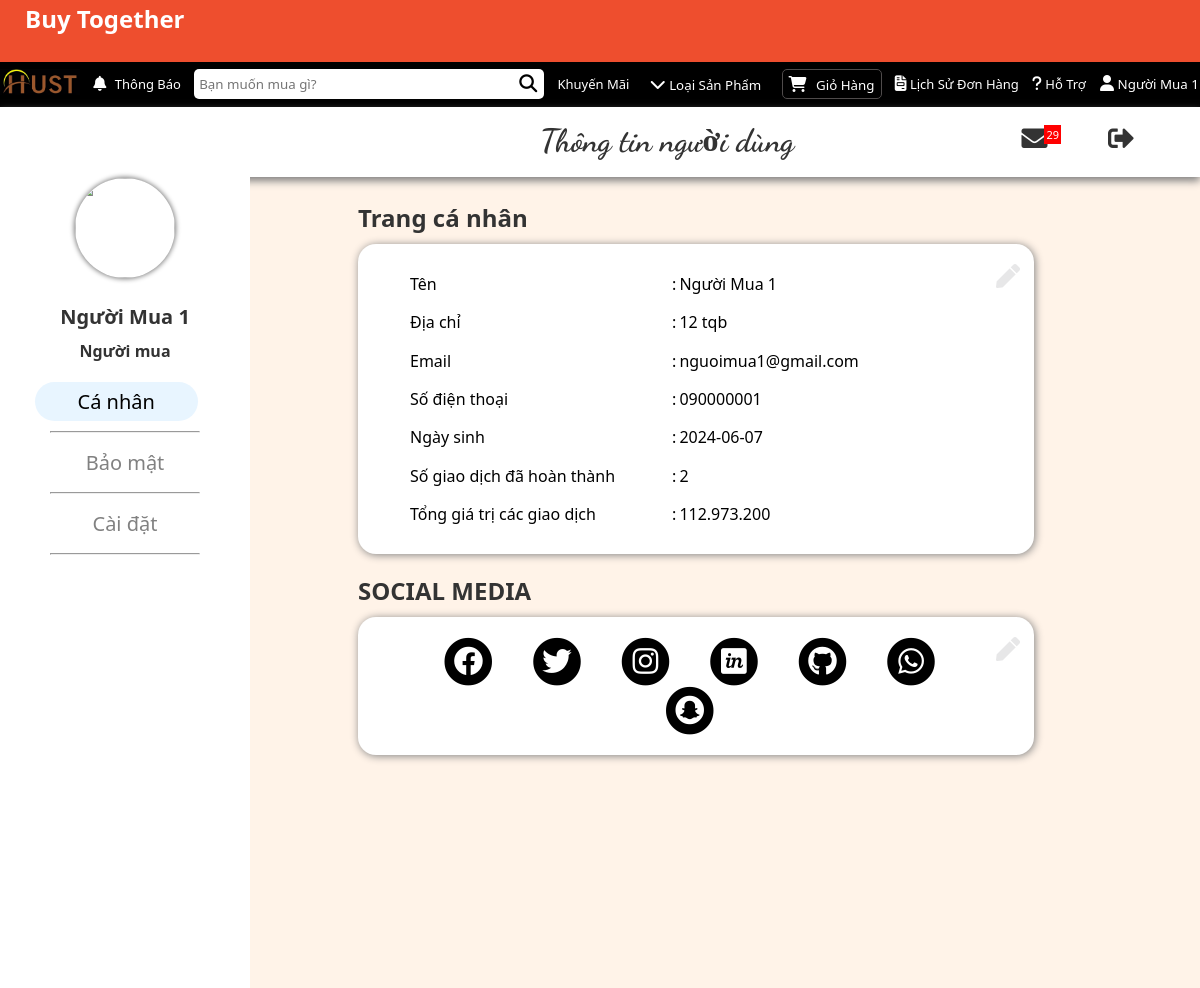
Page /user_buyer.php?user_id=24 on the committed database.
### tables this page shows
CREATE TABLE `user` (
  `user_id` int(11) NOT NULL,
  `user_name` varchar(255) NOT NULL,
  `user_phone` varchar(10) NOT NULL,
  `user_dob` date NOT NULL,
  `user_type` int(11) NOT NULL,
  `user_email` varchar(255) NOT NULL,
  `user_address` varchar(255) NOT NULL,
  `user_password` varchar(255) NOT NULL
);

### admin/class/database.php (called while the page is built, shortened)
<?php
Class Database{
    public $host    = DB_HOST;
    public $user    = DB_USER;
    public $pass    = DB_PASS;
    public $dbname  = DB_NAME;
    public $link;
    private function connectDB(){
        $this->link = new mysqli($this->host, $this->user, $this->pass,
        $this->dbname);
    }
    public function select($query){
        $result = $this->link->query($query) or
        die($this->link->error.__LINE__);
        if($result->num_rows > 0){
            return $result;
        } else {
            return false;
        }
    }
}

### admin/class/user_class.php (called while the page is built, shortened)
<?php
include_once "database.php";
class user{
    private $db;
    public function __construct(){
        $this -> db = new Database();
    }
    public function get_user($user_id){
        $query = "SELECT * FROM user WHERE user_id = '$user_id'";
        $result = $this -> db -> select($query);
        return $result;
    }
}
?>

### admin/class/order_class.php (called while the page is built, shortened)
<?php
include_once "database.php";
class order{
    private $db;
    public function __construct(){
        $this -> db = new Database();
    }
    public function sum_history($buyer_id){
        $query = "SELECT SUM(price_discount) as total_price, COUNT(*) as total FROM order_tbl WHERE user_id = $buyer_id AND order_condition IN (2,3)";
        $result = $this -> db -> select($query);
        return $result;
    }
}
?>

### admin/helpers/format.php (called while the page is built, shortened)
<?php
class Format{
    public function format_currency($n=0){
        $n = (string)$n;
        $n = strrev($n);
        $res = '';
        for($i=0; $i<strlen($n); $i++){
            if($i%3==0 && $i!=0){
                $res.='.';
            }
            $res.=$n[$i];
        }
        $res = strrev($res);
        return $res;
    }
}
?>

### user_buyer.php (the view)
<?php
include_once "navbar.php";
include_once "admin/class/order_class.php";
include_once "admin/class/user_class.php";
include_once "admin/helpers/format.php";
if (!isset($_GET['user_id']) || $_GET['user_id'] == NULL) {
    echo "<script>window.location = 'login.php'</script>";
} else {
    $user_id = $_GET['user_id'];
}
$user = new user;
$order = new order;
$fm = new format;
$history = $order -> sum_history($user_id);
$get_user = $user -> get_user($user_id);
$result = $get_user -> fetch_assoc();
$temp = $history -> fetch_assoc();
?>
<link rel="stylesheet" href="css/user.css">
<link rel="stylesheet" href="https://cdnjs.cloudflare.com/ajax/libs/font-awesome/5.12.1/css/all.min.css">
<body>
    <div class="navbar-top">
        <div class="title">
            <h1 style="font-family: 'Dancing Script', cursive;">Thông tin người dùng</h1>
        </div>
        <ul>
            <li>
                <a href="#message">
                    <span class="icon-count">29</span>
                    <i class="fa fa-envelope fa-2x"></i>
                </a>
            </li>
            <li>
                <a href="login.php">
                    <i class="fa fa-sign-out-alt fa-2x"></i>
                </a>
            </li>
        </ul>
    </div>
    <div class="sidenav">
        <div class="profile">
            <img src="https://th.bing.com/th/id/OIP.ZT-Tw8tYy38htqch69vsGQAAAA?rs=1&pid=ImgDetMain" alt="" width="100" height="100">
            <div class="name">
                <?php echo $result['user_name']?>
            </div>
            <div class="job">
                <?php if($result['user_type'] == 0){echo "Người bán";}else if($result['user_type']==1){echo "Người mua";}else{echo "Admin";} ?>
            </div>
        </div>
        <div class="sidenav-url">
            <div class="url">
                <a href="user_buyer.php?user_id=<?php echo $user_id?>" class="active">Cá nhân</a>
                <hr align="center">
            </div>
            <div class="url">
                <a href="change_password.php?user_id=<?php echo $user_id?>">Bảo mật</a>
                <hr align="center">
            </div>
            <div class="url">
                <a href="#settings">Cài đặt</a>
                <hr align="center">
            </div>
        </div>
    </div>
    <div class="main">
        <h2>Trang cá nhân</h2>
        <div class="card">
            <div class="card-body">
                <a class="edit_user" href="user_buyer_edit.php?user_id=<?php echo $user_id?>"><i class="fa fa-pen fa-xs edit"></i></a>
                <table>
                    <tbody>
                        <tr>
                            <td>Tên</td>
                            <td>:</td>
                            <td><?php echo $result['user_name']?></td>
                        </tr>
                        <tr>
                            <td>Địa chỉ</td>
                            <td>:</td>
                            <td><?php echo $result['user_address']?></td>
                        </tr>
                        <tr>
                            <td>Email</td>
                            <td>:</td>
                            <td><?php echo $result['user_email']?></td>
                        </tr>
                        <tr>
                            <td>Số điện thoại</td>
                            <td>:</td>
                            <td><?php echo $result['user_phone']?></td>
                        </tr>
                        <tr>
                            <td>Ngày sinh</td>
                            <td>:</td>
                            <td><?php echo $result['user_dob']?></td>
                        </tr>
                        <tr>
                            <td>Số giao dịch đã hoàn thành</td>
                            <td>:</td>
                            <td><?php echo $temp['total']?></td>
                        </tr>
                        <tr>
                            <td>Tổng giá trị các giao dịch</td>
                            <td>:</td>
                            <td><?php echo $fm -> format_currency($temp['total_price']) ?></td>
                        </tr>
                    </tbody>
                </table>
            </div>
        </div>
        <h2>SOCIAL MEDIA</h2>
        <div class="card">
            <div class="card-body">
            <a class="edit_user" href=""><i class="fa fa-pen fa-xs edit"></i></a>
                <div class="social-media">
                    <span class="fa-stack fa-sm">
                        <i class="fas fa-circle fa-stack-2x"></i>
                        <i class="fab fa-facebook fa-stack-1x fa-inverse"></i>
                    </span>
                    <span class="fa-stack fa-sm">
                        <i class="fas fa-circle fa-stack-2x"></i>
                        <i class="fab fa-twitter fa-stack-1x fa-inverse"></i>
                    </span>
                    <span class="fa-stack fa-sm">
                        <i class="fas fa-circle fa-stack-2x"></i>
                        <i class="fab fa-instagram fa-stack-1x fa-inverse"></i>
                    </span>
                    <span class="fa-stack fa-sm">
                        <i class="fas fa-circle fa-stack-2x"></i>
                        <i class="fab fa-invision fa-stack-1x fa-inverse"></i>
                    </span>
                    <span class="fa-stack fa-sm">
                        <i class="fas fa-circle fa-stack-2x"></i>
                        <i class="fab fa-github fa-stack-1x fa-inverse"></i>
                    </span>
                    <span class="fa-stack fa-sm">
                        <i class="fas fa-circle fa-stack-2x"></i>
                        <i class="fab fa-whatsapp fa-stack-1x fa-inverse"></i>
                    </span>
                    <span class="fa-stack fa-sm">
                        <i class="fas fa-circle fa-stack-2x"></i>
                        <i class="fab fa-snapchat fa-stack-1x fa-inverse"></i>
                    </span>
                </div>
            </div>
        </div>
    </div>
</body>

### navbar.php (shortened to what this page needs)
<?php
include_once "admin/class/user_class.php";
$user = new user;
if (!isset($_GET['user_id']) || $_GET['user_id'] == NULL) {
    echo "<script>window.location = 'login.php'</script>";
} else {
    $user_id = $_GET['user_id'];
}
$get_user = $user->get_user($user_id);
$temp = $get_user->fetch_assoc();
$user_name = $temp['user_name'];
?>
<!DOCTYPE html>
<html lang="vi">
<head>
    <link rel="stylesheet" href="css/homepage.css">
</head>
<body>
    <header>
        <span><a href="homepage.php?user_id=<?php echo $user_id ?>" class="BuyTogether"> Buy Together</a></span>
    </header>
    <main>
        <nav>
            <div class="con3">
                <ul>
                    <li> <a href=""> <img class="logosan" src="images/logo sàn .png" alt="" width="80px"></a></li>
                    <li> <a href=""> <i class="fa-solid fa-bell"></i> Thông Báo </a></li>
                    <li>
                        <form action="homepage_search.php?user_id=<?php echo $user_id?>" method="POST">
                            <input type="text" placeholder="Bạn muốn mua gì?" name="search_key" id="Search">
                            <button type="submit" class="seatch_btn"><i class="fa-solid fa-magnifying-glass"></i></button>
                        </form>
                    </li>
                    <li> <a href=""> Khuyến Mãi </a></li>
                    <li> <button> <i class="fa-solid fa-chevron-down"></i> Loại Sản Phẩm </button>
                    </li>
                    <li> <a href="cart.php?user_id=<?php echo $user_id ?>"> <button> <i class="fa-solid fa-cart-shopping"></i> Giỏ Hàng </button></a>
                    </li>
                    <li> <a href="history.php?user_id=<?php echo $user_id ?>"> <i class="fa-solid fa-file-invoice"></i> Lịch Sử Đơn Hàng </a></li>
                    <li> <a href=""> <i class="fa-solid fa-question"></i> Hỗ Trợ </a></li>
                    <li> <button> <i class="fa-solid fa-user"></i> <?php echo $user_name ?></button>
                    </li>
                </ul>
            </div>
        </nav>

### css/homepage.css (style rules this page uses)
* { margin: 0; padding: 0; box-sizing: border-box; font-family: system-ui, -apple-system, BlinkMacSystemFont, 'Segoe UI', Roboto, Oxygen, Ubuntu, Cantarell, 'Open Sans', 'Helvetica Neue', sans-serif; }
header { background-color: #ee4e2e; padding: 20px; }
li { list-style: none; }
ul { list-style: none; }
a { text-decoration: none; }
header a { color: #fff; font-size: 10px; padding: 5px; font-weight: bold; }
a.BuyTogether { font-size: 1.5rem; font-weight: 600; padding: 0; float: left; margin-top: -18px; margin-left: 5px; }
body main nav { background-color: black; height: 45px; }
div.con3 { max-width: 1400px; margin: auto; }
body main nav ul { display: flex; justify-content: space-between; align-items: center; }
body main nav ul li, a { color: white; font-size: 13px; margin-top: 7px; }
body main nav ul li:nth-child(2) i { color:white; font-size: 15px; margin-right: 5px; }
body main nav ul li:nth-child(2) a { color: white; }
body main nav ul li:nth-child(3) input { height: 30px; width: 350px; border-radius: 5px; border: none; padding-left: 5px; outline: none; }
body main nav ul li:nth-child(3) { position: relative; }
body main nav ul li:nth-child(3) button { position: absolute; font-size: 15px; right: 2%; line-height: 30px; cursor: pointer; border: none; background-color: #ffffff; }
body main nav ul li:nth-child(5) button { height: 30px; padding: 6px; border-radius: 5px; cursor: pointer; background-color: transparent; color: white; border: 1px solid #000000; transition: all, 0.3s, ease; }
body main nav ul li:nth-child(6) button { height: 30px; padding: 6px; border-radius: 5px; cursor: pointer; background-color: transparent; color: white; border: 1px solid #4f4b4b; transition: all, 0.3s, ease; }
body main nav ul li:nth-child(6) button i { margin-right: 6px; }
body main nav ul li:nth-child(9) button { height: 30px; border-radius: 5px; cursor: pointer; background-color: transparent; color: white; border: 1px solid #000000; transition: all, 0.3s, ease; }
.product-top p, span { margin: 0 6px ; font-size: 12px; }
.product-content-right-product-button p,i { font-size: larger; justify-content: center; transition: all 0.4s ease; }

### css/user.css (style rules this page uses)
* { margin: 0; box-sizing: border-box; }
body { background-color: #fff3e8; font-family: Arial; overflow: hidden; }
.navbar-top { background-color: #fff; color: #333; box-shadow: 0px 4px 8px 0px grey; height: 70px; }
.title { font-family: 'Dancing Script', cursive; padding-top: 15px; position: absolute; left: 45%; }
.navbar-top ul { float: right; list-style-type: none; margin: 0; overflow: hidden; padding: 18px 50px 0 40px; }
.navbar-top ul li { float: left; }
.navbar-top ul li a { color: #333; padding: 14px 16px; text-align: center; text-decoration: none; }
.icon-count { background-color: #ff0000; color: #fff; float: right; font-size: 11px; left: -25px; padding: 2px; position: relative; }
.sidenav { background-color: #fff; color: #333; border-bottom-right-radius: 25px; height: 86%; left: 0; overflow-x: hidden; padding-top: 20px; position: absolute; top: 170px; width: 250px; }
.profile { margin-bottom: 20px; margin-top: -12px; text-align: center; }
.profile img { border-radius: 50%; box-shadow: 0px 0px 5px 1px grey; }
.name { font-size: 20px; font-weight: bold; padding-top: 20px; }
.job { font-size: 16px; font-weight: bold; padding-top: 10px; }
.url, hr { text-align: center; }
.url hr { margin-left: 20%; width: 60%; }
.url a { color: #818181; display: block; font-size: 20px; margin: 10px 0; padding: 6px 8px; text-decoration: none; }
.url a:hover, .url .active { background-color: #e8f5ff; border-radius: 28px; color: #000; margin-left: 14%; width: 65%; }
.main { margin-top: 2%; margin-left: 29%; font-size: 28px; padding: 0 10px; width: 58%; }
.main h2 { color: #333; font-family: 'Segoe UI', Tahoma, Geneva, Verdana, sans-serif; font-size: 24px; margin-bottom: 10px; }
.main .card { background-color: #fff; border-radius: 18px; box-shadow: 1px 1px 8px 0 grey; height: auto; margin-bottom: 20px; padding: 20px 0 20px 50px; }
.main .card table { border: none; font-size: 16px; height: 270px; width: 80%; }
.edit { position: absolute; color: #e7e7e8; right: 15%; }
a.edit_user { font-size: 2rem; }
.social-media { text-align: center; width: 90%; }
.social-media span { margin: 0 10px; }

### rows in the picture
user: user_name "Người Mua 1", user_address "12 tqb", user_email "nguoimua1@gmail.com", user_phone "090000001", user_dob "2024-06-07"

### other values in the picture
$temp['total'] "2"
$fm -> format_currency($temp['total_price']) "112.973.200"
